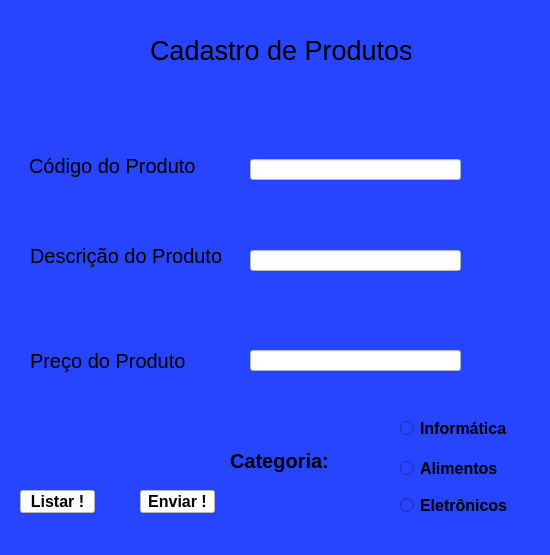
<?xml version="1.0" encoding="UTF-8"?>
<ui version="4.0">
 <class>MainWindow</class>
 <widget class="QMainWindow" name="MainWindow">
  <property name="geometry">
   <rect>
    <x>0</x>
    <y>0</y>
    <width>550</width>
    <height>555</height>
   </rect>
  </property>
  <property name="windowTitle">
   <string>MainWindow</string>
  </property>
  <property name="styleSheet">
   <string notr="true">background-color: rgb(39, 68, 255);</string>
  </property>
  <widget class="QWidget" name="centralwidget">
   <widget class="QLabel" name="label">
    <property name="geometry">
     <rect>
      <x>150</x>
      <y>40</y>
      <width>261</width>
      <height>21</height>
     </rect>
    </property>
    <property name="maximumSize">
     <size>
      <width>16777215</width>
      <height>16777215</height>
     </size>
    </property>
    <property name="font">
     <font>
      <pointsize>20</pointsize>
     </font>
    </property>
    <property name="text">
     <string>Cadastro de Produtos</string>
    </property>
   </widget>
   <widget class="QLabel" name="label_2">
    <property name="geometry">
     <rect>
      <x>29</x>
      <y>150</y>
      <width>171</width>
      <height>31</height>
     </rect>
    </property>
    <property name="font">
     <font>
      <pointsize>15</pointsize>
     </font>
    </property>
    <property name="text">
     <string>Código do Produto</string>
    </property>
   </widget>
   <widget class="QLabel" name="label_3">
    <property name="geometry">
     <rect>
      <x>30</x>
      <y>240</y>
      <width>191</width>
      <height>31</height>
     </rect>
    </property>
    <property name="font">
     <font>
      <pointsize>15</pointsize>
     </font>
    </property>
    <property name="text">
     <string>Descrição do Produto</string>
    </property>
   </widget>
   <widget class="QLabel" name="label_4">
    <property name="geometry">
     <rect>
      <x>30</x>
      <y>340</y>
      <width>161</width>
      <height>41</height>
     </rect>
    </property>
    <property name="font">
     <font>
      <pointsize>15</pointsize>
     </font>
    </property>
    <property name="text">
     <string>Preço do Produto</string>
    </property>
   </widget>
   <widget class="QLineEdit" name="lineEdit">
    <property name="geometry">
     <rect>
      <x>250</x>
      <y>159</y>
      <width>211</width>
      <height>21</height>
     </rect>
    </property>
    <property name="styleSheet">
     <string notr="true">background-color: rgb(255, 255, 255);</string>
    </property>
   </widget>
   <widget class="QLineEdit" name="lineEdit_2">
    <property name="geometry">
     <rect>
      <x>250</x>
      <y>250</y>
      <width>211</width>
      <height>21</height>
     </rect>
    </property>
    <property name="styleSheet">
     <string notr="true">background-color: rgb(255, 255, 255);</string>
    </property>
   </widget>
   <widget class="QLineEdit" name="lineEdit_3">
    <property name="geometry">
     <rect>
      <x>250</x>
      <y>350</y>
      <width>211</width>
      <height>21</height>
     </rect>
    </property>
    <property name="styleSheet">
     <string notr="true">background-color: rgb(255, 255, 255);</string>
    </property>
   </widget>
   <widget class="QRadioButton" name="radioButton">
    <property name="geometry">
     <rect>
      <x>400</x>
      <y>420</y>
      <width>121</width>
      <height>17</height>
     </rect>
    </property>
    <property name="font">
     <font>
      <pointsize>12</pointsize>
      <weight>75</weight>
      <bold>true</bold>
     </font>
    </property>
    <property name="text">
     <string>Informática</string>
    </property>
   </widget>
   <widget class="QRadioButton" name="radioButton_2">
    <property name="geometry">
     <rect>
      <x>400</x>
      <y>460</y>
      <width>111</width>
      <height>17</height>
     </rect>
    </property>
    <property name="font">
     <font>
      <pointsize>12</pointsize>
      <weight>75</weight>
      <bold>true</bold>
     </font>
    </property>
    <property name="text">
     <string>Alimentos</string>
    </property>
   </widget>
   <widget class="QRadioButton" name="radioButton_3">
    <property name="geometry">
     <rect>
      <x>400</x>
      <y>495</y>
      <width>121</width>
      <height>21</height>
     </rect>
    </property>
    <property name="font">
     <font>
      <pointsize>12</pointsize>
      <weight>75</weight>
      <bold>true</bold>
      <kerning>true</kerning>
     </font>
    </property>
    <property name="text">
     <string>Eletrônicos</string>
    </property>
   </widget>
   <widget class="QLabel" name="label_5">
    <property name="geometry">
     <rect>
      <x>230</x>
      <y>440</y>
      <width>111</width>
      <height>41</height>
     </rect>
    </property>
    <property name="font">
     <font>
      <pointsize>15</pointsize>
      <weight>75</weight>
      <bold>true</bold>
     </font>
    </property>
    <property name="text">
     <string>Categoria:</string>
    </property>
   </widget>
   <widget class="QPushButton" name="pushButton">
    <property name="geometry">
     <rect>
      <x>140</x>
      <y>490</y>
      <width>75</width>
      <height>23</height>
     </rect>
    </property>
    <property name="font">
     <font>
      <pointsize>12</pointsize>
      <weight>75</weight>
      <bold>true</bold>
     </font>
    </property>
    <property name="styleSheet">
     <string notr="true">background-color: rgb(255, 255, 255);</string>
    </property>
    <property name="text">
     <string>Enviar !</string>
    </property>
   </widget>
   <widget class="QPushButton" name="pushButton_2">
    <property name="geometry">
     <rect>
      <x>20</x>
      <y>490</y>
      <width>75</width>
      <height>23</height>
     </rect>
    </property>
    <property name="font">
     <font>
      <pointsize>12</pointsize>
      <weight>75</weight>
      <bold>true</bold>
     </font>
    </property>
    <property name="styleSheet">
     <string notr="true">background-color: rgb(255, 255, 255);</string>
    </property>
    <property name="text">
     <string>Listar !</string>
    </property>
   </widget>
  </widget>
  <widget class="QMenuBar" name="menubar">
   <property name="geometry">
    <rect>
     <x>0</x>
     <y>0</y>
     <width>550</width>
     <height>21</height>
    </rect>
   </property>
  </widget>
  <widget class="QStatusBar" name="statusbar"/>
 </widget>
 <resources/>
 <connections/>
</ui>
